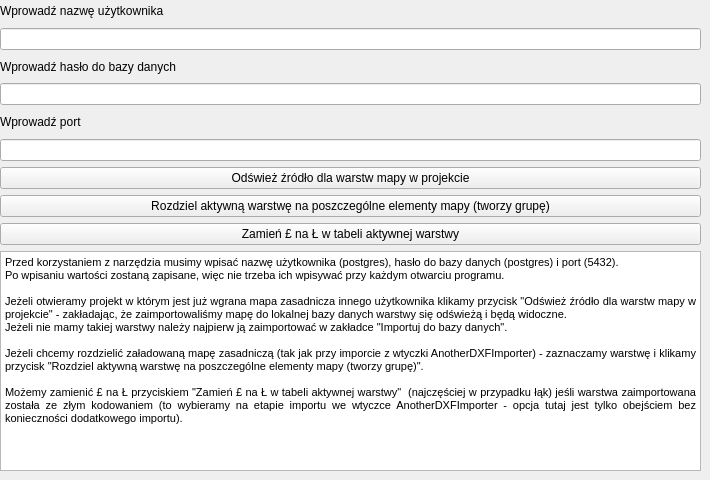
        <widget class="QWidget" name="tab_20">
         <attribute name="title">
          <string>Narzędzia ogólne</string>
         </attribute>
         <widget class="QWidget" name="verticalLayoutWidget_14">
          <property name="geometry">
           <rect>
            <x>0</x>
            <y>0</y>
            <width>701</width>
            <height>471</height>
           </rect>
          </property>
          <layout class="QVBoxLayout" name="verticalLayout_16">
           <item>
            <widget class="QLabel" name="label_31">
             <property name="text">
              <string>Wprowadź nazwę użytkownika</string>
             </property>
            </widget>
           </item>
           <item>
            <widget class="QLineEdit" name="le_pg_username"/>
           </item>
           <item>
            <widget class="QLabel" name="label_32">
             <property name="text">
              <string>Wprowadź hasło do bazy danych</string>
             </property>
            </widget>
           </item>
           <item>
            <widget class="QLineEdit" name="le_pg_password"/>
           </item>
           <item>
            <widget class="QLabel" name="label_33">
             <property name="text">
              <string>Wprowadź port</string>
             </property>
            </widget>
           </item>
           <item>
            <widget class="QLineEdit" name="le_pg_port"/>
           </item>
           <item>
            <widget class="QPushButton" name="pb_pg_refresh">
             <property name="text">
              <string>Odśwież źródło dla warstw mapy w projekcie</string>
             </property>
            </widget>
           </item>
           <item>
            <widget class="QPushButton" name="pb_pg_split">
             <property name="text">
              <string>Rozdziel aktywną warstwę na poszczególne elementy mapy (tworzy grupę)</string>
             </property>
            </widget>
           </item>
           <item>
            <widget class="QPushButton" name="pb_pg_pound_replace">
             <property name="text">
              <string>Zamień £ na Ł w tabeli aktywnej warstwy</string>
             </property>
            </widget>
           </item>
           <item>
            <widget class="QTextBrowser" name="textBrowser_17">
             <property name="maximumSize">
              <size>
               <width>16777215</width>
               <height>220</height>
              </size>
             </property>
             <property name="html">
              <string>&lt;!DOCTYPE HTML PUBLIC &quot;-//W3C//DTD HTML 4.0//EN&quot; &quot;http://www.w3.org/TR/REC-html40/strict.dtd&quot;&gt;
&lt;html&gt;&lt;head&gt;&lt;meta name=&quot;qrichtext&quot; content=&quot;1&quot; /&gt;&lt;style type=&quot;text/css&quot;&gt;
p, li { white-space: pre-wrap; }
&lt;/style&gt;&lt;/head&gt;&lt;body style=&quot; font-family:'Open Sans'; font-size:8pt; font-weight:400; font-style:normal;&quot;&gt;
&lt;p align=&quot;justify&quot; style=&quot; margin-top:0px; margin-bottom:0px; margin-left:0px; margin-right:0px; -qt-block-indent:0; text-indent:0px;&quot;&gt;Przed korzystaniem z narzędzia musimy wpisać nazwę użytkownika (postgres), hasło do bazy danych (postgres) i port (5432).&lt;/p&gt;
&lt;p align=&quot;justify&quot; style=&quot; margin-top:0px; margin-bottom:0px; margin-left:0px; margin-right:0px; -qt-block-indent:0; text-indent:0px;&quot;&gt;Po wpisaniu wartości zostaną zapisane, więc nie trzeba ich wpisywać przy każdym otwarciu programu.&lt;/p&gt;
&lt;p align=&quot;justify&quot; style=&quot;-qt-paragraph-type:empty; margin-top:0px; margin-bottom:0px; margin-left:0px; margin-right:0px; -qt-block-indent:0; text-indent:0px;&quot;&gt;&lt;br /&gt;&lt;/p&gt;
&lt;p align=&quot;justify&quot; style=&quot; margin-top:0px; margin-bottom:0px; margin-left:0px; margin-right:0px; -qt-block-indent:0; text-indent:0px;&quot;&gt;Jeżeli otwieramy projekt w którym jest już wgrana mapa zasadnicza innego użytkownika klikamy przycisk &amp;quot;Odśwież źródło dla warstw mapy w projekcie&amp;quot; - zakładając, że zaimportowaliśmy mapę do lokalnej bazy danych warstwy się odświeżą i będą widoczne.&lt;/p&gt;
&lt;p align=&quot;justify&quot; style=&quot; margin-top:0px; margin-bottom:0px; margin-left:0px; margin-right:0px; -qt-block-indent:0; text-indent:0px;&quot;&gt;Jeżeli nie mamy takiej warstwy należy najpierw ją zaimportować w zakładce &amp;quot;Importuj do bazy danych&amp;quot;.&lt;/p&gt;
&lt;p align=&quot;justify&quot; style=&quot;-qt-paragraph-type:empty; margin-top:0px; margin-bottom:0px; margin-left:0px; margin-right:0px; -qt-block-indent:0; text-indent:0px;&quot;&gt;&lt;br /&gt;&lt;/p&gt;
&lt;p align=&quot;justify&quot; style=&quot; margin-top:0px; margin-bottom:0px; margin-left:0px; margin-right:0px; -qt-block-indent:0; text-indent:0px;&quot;&gt;Jeżeli chcemy rozdzielić załadowaną mapę zasadniczą (tak jak przy imporcie z wtyczki AnotherDXFImporter) - zaznaczamy warstwę i klikamy przycisk &amp;quot;Rozdziel aktywną warstwę na poszczególne elementy mapy (tworzy grupę)&amp;quot;.&lt;/p&gt;
&lt;p align=&quot;justify&quot; style=&quot;-qt-paragraph-type:empty; margin-top:0px; margin-bottom:0px; margin-left:0px; margin-right:0px; -qt-block-indent:0; text-indent:0px;&quot;&gt;&lt;br /&gt;&lt;/p&gt;
&lt;p align=&quot;justify&quot; style=&quot; margin-top:0px; margin-bottom:0px; margin-left:0px; margin-right:0px; -qt-block-indent:0; text-indent:0px;&quot;&gt;Możemy zamienić £ na Ł przyciskiem &amp;quot;Zamień £ na Ł w tabeli aktywnej warstwy&amp;quot;  (najczęściej w przypadku łąk) jeśli warstwa zaimportowana została ze złym kodowaniem (to wybieramy na etapie importu we wtyczce AnotherDXFImporter - opcja tutaj jest tylko obejściem bez konieczności dodatkowego importu).&lt;/p&gt;&lt;/body&gt;&lt;/html&gt;</string>
             </property>
            </widget>
           </item>
          </layout>
         </widget>
        </widget>
